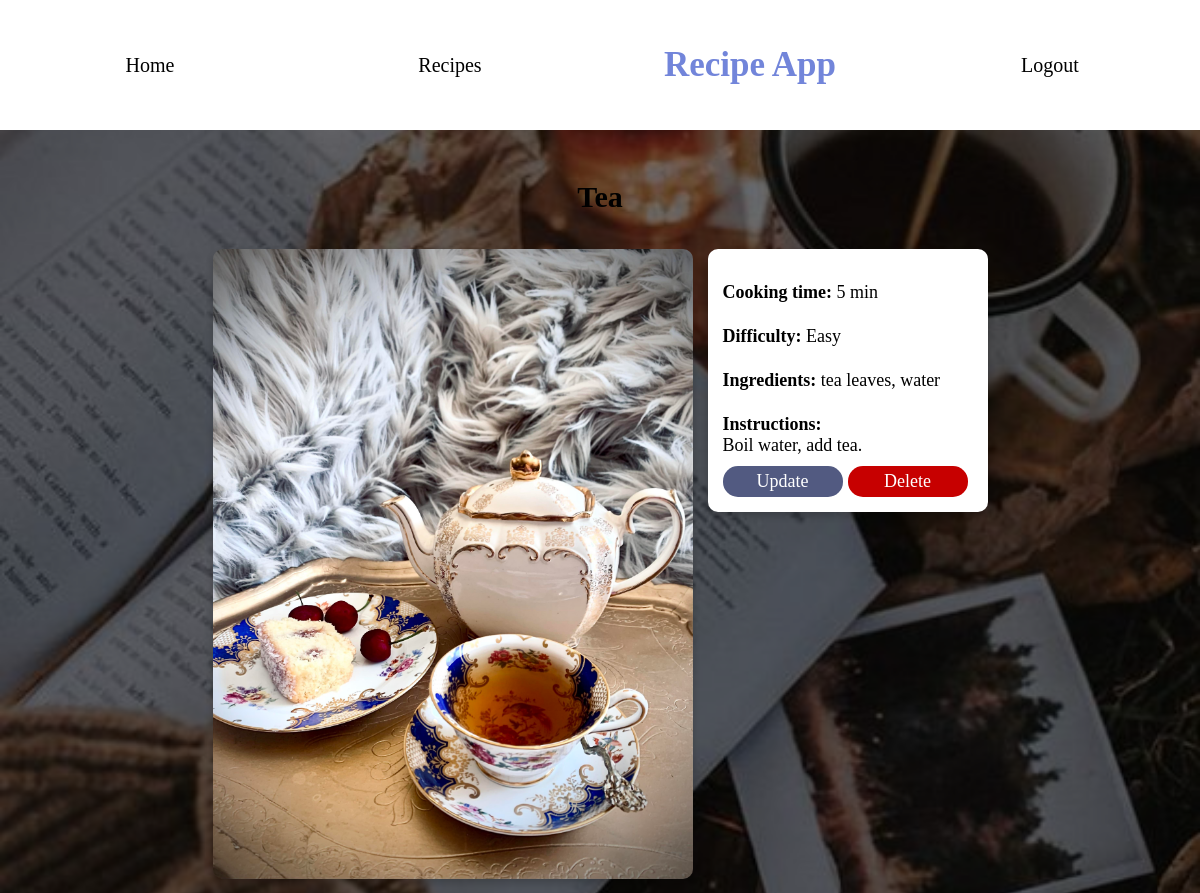
Page /recipes/1 (signed in) on the committed database.
### recipes/models.py (models this page shows, shortened)
class Recipe(models.Model):
    name =  models.CharField(max_length=100)
    cooking_time = models.IntegerField(help_text='in min', default=0)
    ingredients = models.CharField(max_length=250, help_text="Each ingredient seperated by a comma, like 'Eggs, Butter'")
    pic = models.ImageField(upload_to='recipes', help_text="Choose an image with minimum 250px width.", default='no_picture.jpg')
    instructions = models.TextField(help_text="No instructions...", null=True, blank=True)
    _difficulty = models.CharField(max_length=120, default='')
    date_created = models.DateField(default=timezone.now)
    @property
    def difficulty(self):
        if self._difficulty == '':
            self.calc_difficilty()
        return self._difficulty
    def calc_difficilty(self):
        ingredients_len = len(self.ingredients.split(", "))
        if self.cooking_time < 10 and ingredients_len < 4:
            self._difficulty = "Easy"
        elif self.cooking_time < 10 and ingredients_len >= 4:
            self._difficulty = "Medium"
        elif self.cooking_time >= 10 and ingredients_len < 4:
            self._difficulty = "Intermediate"
        elif self.cooking_time >= 10 and ingredients_len >= 4:
            self._difficulty = "Hard"

### recipes/views.py (the view)
# urls.py: path('recipes/<int:pk>', RecipesDetailView.as_view(), name='detail'),
class RecipesDetailView(LoginRequiredMixin, DetailView):
   model = Recipe
   template_name = 'recipes/recipes_details.html'

### recipes/templates/recipes/recipes_details.html (shortened to what this page needs)
{% load static %}
<!DOCTYPE html>
<html lang="en">
<head>
    <link rel="stylesheet" type="text/css" href="{% static 'recipes/css/nav.css' %}">
</head>
<body>
    <nav>
        <ul>
            <li class="navitem"><a href="{% url 'recipes:home' %}">Home</a></li>
            <li class="navitem"><a href="{% url 'recipes:recipes' %}">Recipes</a></li>
            <li class="navitem" id="big"><h1>Recipe App</h1></li>
            <li class="navitem"><a href ="{%url 'logout' %}"> Logout </a></li>
        </ul>
    </nav>
    <h2>{{object.name}}</h2>
    <main>
        <div class="left">
            <img src="{{object.pic.url}}" />
        </div>
        <div class="details">
            <p><b>Cooking time: </b>{{ object.cooking_time }} min</p>
            <p><b>Difficulty: </b>{{ recipe.difficulty }}</p>
            <p><b>Ingredients: </b>{{ object.ingredients }}</p>
            <p><b>Instructions: </b><br/>{{ object.instructions|safe }}</p>
                    <div class="button-container">
                        <a data-open-modal class="button">Update</a>
                        <a open-delete-modal class="button delete">Delete</a>
                    </div>
        </div>
    </main>
</body>
</html>

### recipes/static/recipes/css/nav.css (style rules this page uses)
nav { display: flex; align-items: center; background: #fff; flex-direction: column; justify-content: center; width: 100%; }
nav ul { list-style-type: none; padding: 0; display: flex; justify-content: space-around; width: 100%; align-items: center; }
.navitem { display: block; text-align: center; text-decoration: none; flex: 1; }
.navitem a { text-decoration: none; color: #000; font-size: 20px; }
.navitem h1 { font-size: 35px; font-style: bold; color: #7285da; }

### rows in the picture
Recipe: name "Tea", pic (picture), cooking_time "5", difficulty "Easy", ingredients "tea leaves, water", instructions "Boil water, add tea."
